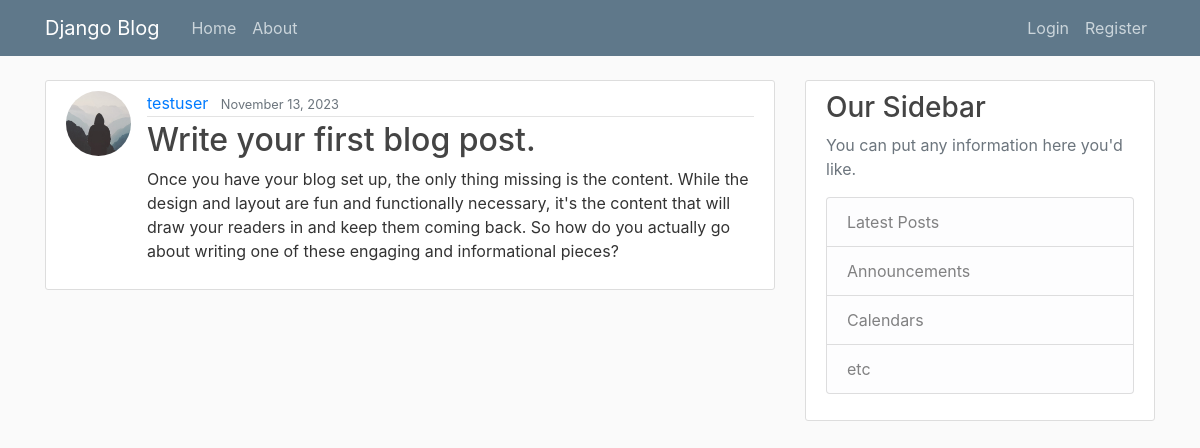
The app's page /post/14/ with its own data.
### blog/models.py (models this page shows, shortened)
class Post(models.Model):
    title = models.CharField(max_length=100)
    content = models.TextField()
    date_posted = models.DateTimeField(default=timezone.now)
    author = models.ForeignKey(User,on_delete=models.CASCADE)

### users/models.py (models this page shows, shortened)
class Profile(models.Model):
    user = models.OneToOneField(User, on_delete=models.CASCADE)
    image = models.ImageField(default='default.jpg',upload_to='profile_pics')

### blog/views.py (the view)
# urls.py: path('post/<int:pk>/',PostDetailView.as_view(),name='post-detail'),
class PostDetailView(DetailView):
    model = Post

### blog/templates/blog/post_detail.html (shortened to what this page needs)
{% extends "blog/base.html" %}
{% block content %}
    <article class="media content-section">
        <img class='rounded-circle article-img' src='{{object.author.profile.image.url}}'>
        <div class="media-body">
            <div class="article-metadata">
                <a class="mr-2" href="{% url 'user-posts' object.author.username %}">{{ object.author }}</a>
                <small class="text-muted">{{ object.date_posted|date:'F d, Y' }}</small>
            </div>
            <h2 class="article-title">{{ object.title }}</a></h2>
            <p class="article-content">{{ object.content }}</p>
        </div>
    </article>
{% endblock content %}

### blog/static/blog/main.css (style rules this page uses)
body { background: #fafafa; color: #333333; margin-top: 5rem; }
h1, h2, h3, h4, h5, h6 { color: #444444; }
.content-section { background: #ffffff; padding: 10px 20px; border: 1px solid #dddddd; border-radius: 3px; margin-bottom: 20px; }
.article-title { color: #444444; }
.article-content { white-space: pre-line; }
.article-img { height: 65px; width: 65px; margin-right: 16px; }
.article-metadata { padding-bottom: 1px; margin-bottom: 4px; border-bottom: 1px solid #e3e3e3 }

### records on screen
Post: author.profile.image (placeholder picture), author "testuser", date_posted "November 13, 2023", title "Write your first blog post.", content "Once you have your blog set up, the only thing missing is the content. While the design and layout are fun and functionally necessary, it's the content that will draw your readers in and keep them coming back. So how do you actually go about writing one of these engaging and informational pieces?"
